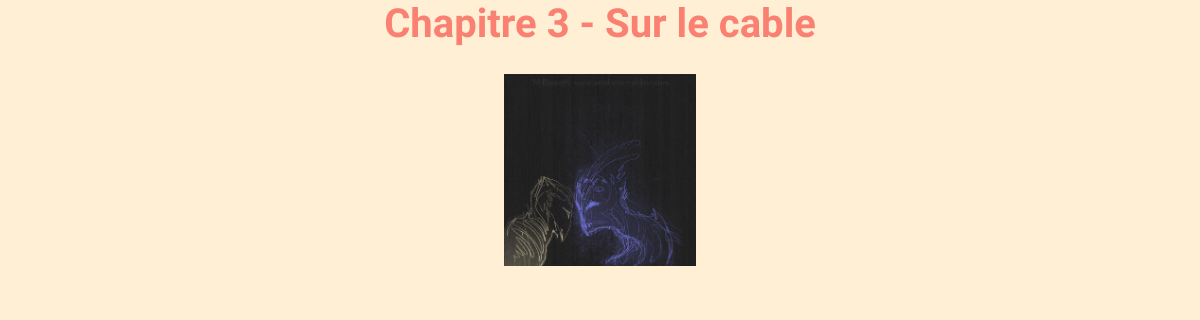
Screenshot of /chapitres/chapitre.php?id=7 with the database file from the repository.
### tables this page shows
CREATE TABLE `chapitre` (
  `id` int(11) NOT NULL,
  `partie` int(1) NOT NULL,
  `titre` varchar(50) NOT NULL,
  `image` varchar(500) NOT NULL,
  `html` text NOT NULL,
  `css` text NOT NULL,
  `date` datetime NOT NULL DEFAULT CURRENT_TIMESTAMP
);

### script/functions.php (called while the page is built, shortened)
<?php
    function getChp($select){
        global $db;
        $query = 'SELECT '.$select.' FROM chapitre WHERE id='.$db->quote($_GET['id']);
        $resultat = $db->query($query);
        $chp = $resultat->fetch();
        return $chp;
    }

### chapitres/chapitre.php (called while the page is built, shortened)
<?php
if(isset($_GET['id']) && is_numeric($_GET['id'])){
	$chpId = getChp('*');
	$chpTitre = getChp('titre');
	$chpImage = getChp('image');
}
else{
	echo "<br/> Pas de chapitre...";
}
include('chapitre.phtml');

### chapitres/chapitre.phtml (the view, shortened to what this page needs)
<?php if($chpId === false):
  header('Location: ../404.php');
?>
<?php else:?>
	<?php include('headerChp.phtml');?>
	<h1><?= $chpTitre['titre'] ?></h1>
	<img src="../parties/img/<?= $chpImage['image'] ?>">
	<?php include('footerChp.phtml');?>
<?php endif?>

### rows the page displays
chapitre: titre "Chapitre 3 - Sur le cable", image (picture)
